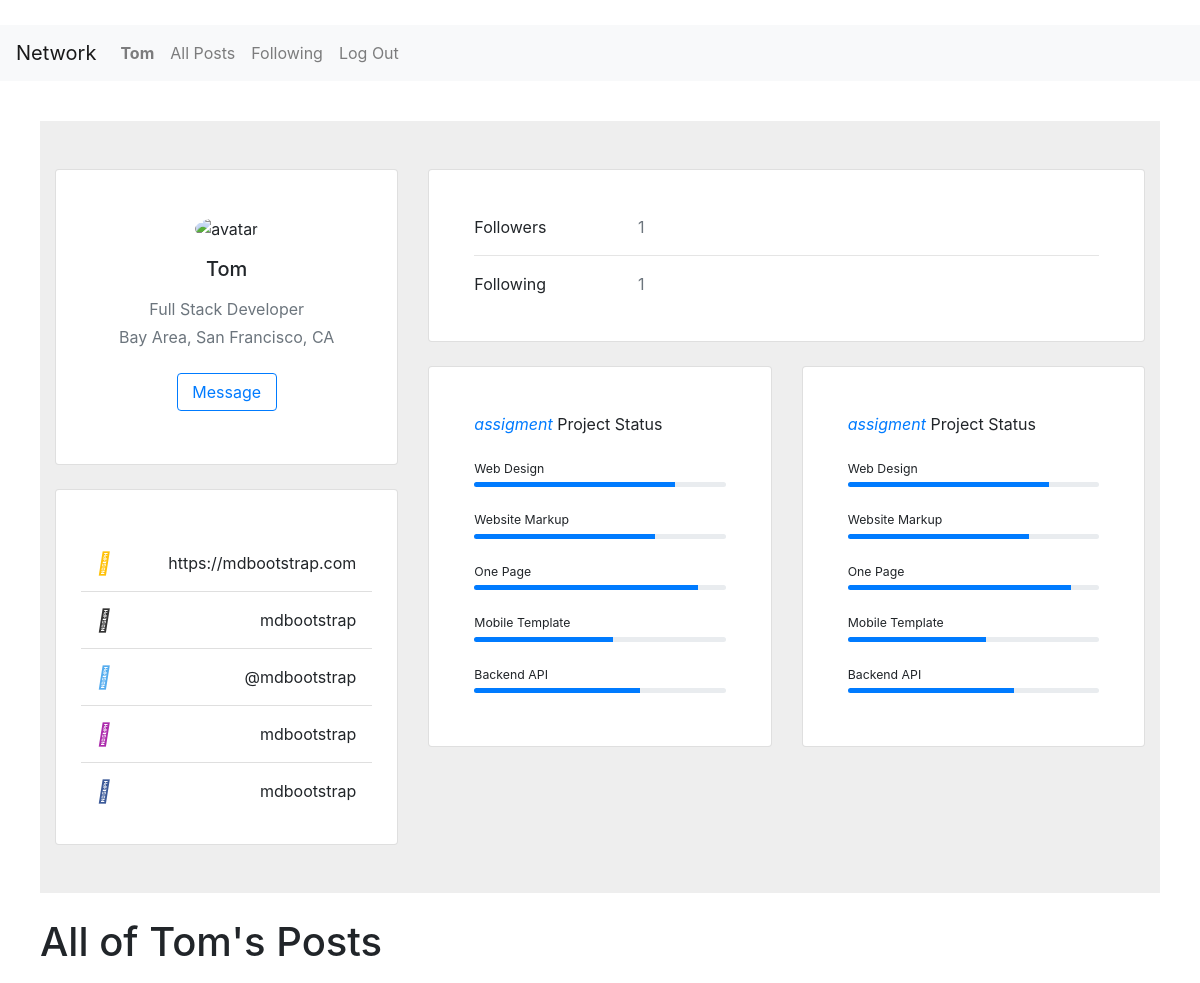
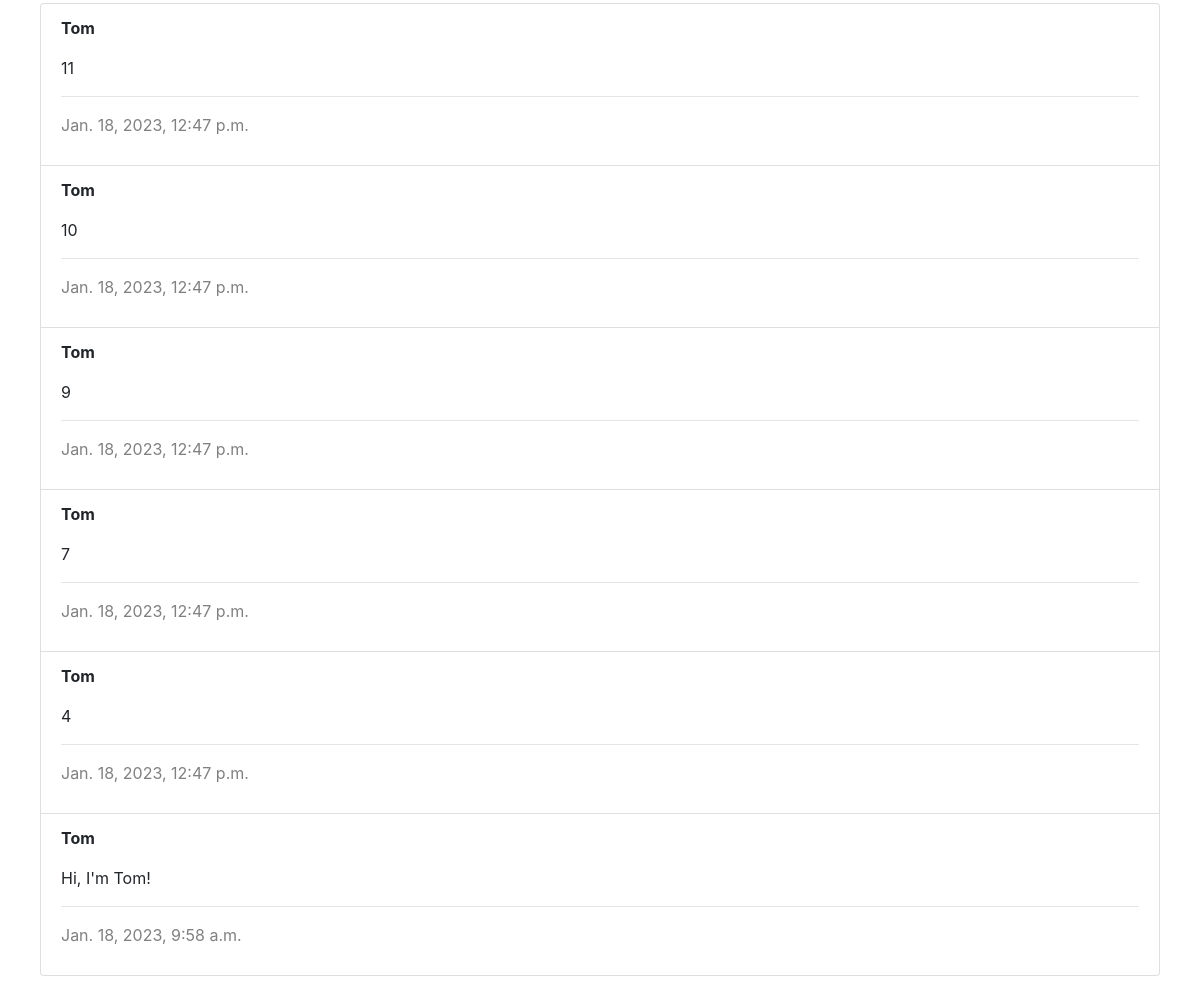
/profile/1 (signed in), run on the app's committed database (2 pictures, top to bottom).
### network/models.py (models this page shows, shortened)
class User(AbstractUser):
    pass

class Post(models.Model):
    author = models.ForeignKey(User, on_delete = models.CASCADE, related_name="author")
    created = models.DateTimeField(default = timezone.now)
    body = models.CharField(max_length = 140)

### network/views.py (the view, shortened to what this page needs)
# urls.py: path("profile/<int:user_id>", views.profile, name="profile"),
def profile(request, user_id):
    request_user = User.objects.get(pk=request.user.id)
    user = User.objects.get(pk=user_id)
    all_posts = Post.objects.filter(author = user).order_by("id").reverse()
    following = Follow.objects.filter(user_following = user)
    followers = Follow.objects.filter(user_followed = user)
    try:
        num = followers.filter(user_following=request.user)
        if len(num) != 0:
            sheep = True
        else:
            sheep = False
    except:
        sheep = False
    return render(request, "network/profile.html", {
        "user": user,
        "all_posts": all_posts,
        "following": following,
        "followers": followers,
        "sheep": sheep
    })

### network/templates/network/profile.html (shortened to what this page needs)
{% extends "network/layout.html" %}
{% block body %}
<section style="background-color: #eee;">
    <div class="container py-5">
      <div class="row">
        <div class="col-lg-4">
          <div class="card mb-4">
            <div class="card-body text-center">
              <img src="https://media.licdn.com/dms/image/D4D03AQGC16hRAnXhkA/profile-displayphoto-shrink_800_800/0/1673990510257?e=1679529600&v=beta&t=9iISj11OPAUNy-UWytREHsjRV-GEFrJtVtb21qDfh7g" alt="avatar"
                class="rounded-circle img-fluid" style="width: 150px;">
              <h5 class="my-3">{{ user.username }}</h5>
              <p class="text-muted mb-1">Full Stack Developer</p>
              <p class="text-muted mb-4">Bay Area, San Francisco, CA</p>
              <div id="hun" class="d-flex justify-content-between mb-2">
                <button id="follow" type="button" class="btn btn-outline-primary m-auto">Message</button>
              </div>
            </div>
          </div>
          <div class="card mb-4 mb-lg-0">
            <div class="card-body p-0">
              <ul class="list-group list-group-flush rounded-3">
                <li class="list-group-item d-flex justify-content-between align-items-center p-3">
                  <i class="fas fa-globe fa-lg text-warning"></i>
                  <p class="mb-0">https://mdbootstrap.com</p>
                </li>
                <li class="list-group-item d-flex justify-content-between align-items-center p-3">
                  <i class="fab fa-github fa-lg" style="color: #333333;"></i>
                  <p class="mb-0">mdbootstrap</p>
                </li>
                <li class="list-group-item d-flex justify-content-between align-items-center p-3">
                  <i class="fab fa-twitter fa-lg" style="color: #55acee;"></i>
                  <p class="mb-0">@mdbootstrap</p>
                </li>
                <li class="list-group-item d-flex justify-content-between align-items-center p-3">
                  <i class="fab fa-instagram fa-lg" style="color: #ac2bac;"></i>
                  <p class="mb-0">mdbootstrap</p>
                </li>
                <li class="list-group-item d-flex justify-content-between align-items-center p-3">
                  <i class="fab fa-facebook-f fa-lg" style="color: #3b5998;"></i>
                  <p class="mb-0">mdbootstrap</p>
                </li>
              </ul>
            </div>
          </div>
        </div>
        <div class="col-lg-8">
          <div class="card mb-4">
            <div class="card-body">
              <div class="row">
                <div class="col-sm-3">
                  <p class="mb-0">Followers</p>
                </div>
                <div class="col-sm-9">
                  <p class="text-muted mb-0">{{ followers.count }}</p>
                </div>
              </div>
              <hr>
              <div class="row">
                <div class="col-sm-3">
                  <p class="mb-0">Following</p>
                </div>
                <div class="col-sm-9">
                  <p class="text-muted mb-0">{{ following.count }}</p>
                </div>
              </div>
            </div>
          </div>
          <div class="row">
            <div class="col-md-6">
              <div class="card mb-4 mb-md-0">
                <div class="card-body">
                  <p class="mb-4"><span class="text-primary font-italic me-1">assigment</span> Project Status
                  </p>
                  <p class="mb-1" style="font-size: .77rem;">Web Design</p>
                  <div class="progress rounded" style="height: 5px;">
                    <div class="progress-bar" role="progressbar" style="width: 80%" aria-valuenow="80"
                      aria-valuemin="0" aria-valuemax="100"></div>
                  </div>
                  <p class="mt-4 mb-1" style="font-size: .77rem;">Website Markup</p>
                  <div class="progress rounded" style="height: 5px;">
                    <div class="progress-bar" role="progressbar" style="width: 72%" aria-valuenow="72"
                      aria-valuemin="0" aria-valuemax="100"></div>
                  </div>
                  <p class="mt-4 mb-1" style="font-size: .77rem;">One Page</p>
                  <div class="progress rounded" style="height: 5px;">
                    <div class="progress-bar" role="progressbar" style="width: 89%" aria-valuenow="89"
                      aria-valuemin="0" aria-valuemax="100"></div>
                  </div>
                  <p class="mt-4 mb-1" style="font-size: .77rem;">Mobile Template</p>
                  <div class="progress rounded" style="height: 5px;">
                    <div class="progress-bar" role="progressbar" style="width: 55%" aria-valuenow="55"
                      aria-valuemin="0" aria-valuemax="100"></div>
                  </div>
                  <p class="mt-4 mb-1" style="font-size: .77rem;">Backend API</p>
                  <div class="progress rounded mb-2" style="height: 5px;">
                    <div class="progress-bar" role="progressbar" style="width: 66%" aria-valuenow="66"
                      aria-valuemin="0" aria-valuemax="100"></div>
                  </div>
                </div>
              </div>
            </div>
            <div class="col-md-6">
              <div class="card mb-4 mb-md-0">
                <div class="card-body">
                  <p class="mb-4"><span class="text-primary font-italic me-1">assigment</span> Project Status
                  </p>
                  <p class="mb-1" style="font-size: .77rem;">Web Design</p>
                  <div class="progress rounded" style="height: 5px;">
                    <div class="progress-bar" role="progressbar" style="width: 80%" aria-valuenow="80"
                      aria-valuemin="0" aria-valuemax="100"></div>
                  </div>
                  <p class="mt-4 mb-1" style="font-size: .77rem;">Website Markup</p>
                  <div class="progress rounded" style="height: 5px;">
                    <div class="progress-bar" role="progressbar" style="width: 72%" aria-valuenow="72"
                      aria-valuemin="0" aria-valuemax="100"></div>
                  </div>
                  <p class="mt-4 mb-1" style="font-size: .77rem;">One Page</p>
                  <div class="progress rounded" style="height: 5px;">
                    <div class="progress-bar" role="progressbar" style="width: 89%" aria-valuenow="89"
                      aria-valuemin="0" aria-valuemax="100"></div>
                  </div>
                  <p class="mt-4 mb-1" style="font-size: .77rem;">Mobile Template</p>
                  <div class="progress rounded" style="height: 5px;">
                    <div class="progress-bar" role="progressbar" style="width: 55%" aria-valuenow="55"
                      aria-valuemin="0" aria-valuemax="100"></div>
                  </div>
                  <p class="mt-4 mb-1" style="font-size: .77rem;">Backend API</p>
                  <div class="progress rounded mb-2" style="height: 5px;">
                    <div class="progress-bar" role="progressbar" style="width: 66%" aria-valuenow="66"
                      aria-valuemin="0" aria-valuemax="100"></div>
                  </div>
                </div>
              </div>
            </div>
          </div>
        </div>
      </div>
    </div>
  </section>
    <h1>All of {{user.username}}'s Posts</h1>
    <div>
        <ul class="list-group">
        {% for post in all_posts %}
            <li class="list-group-item">
                <p> <b>{{ post.author }} </b></p>
                <p> {{ post.body }} </p>
                <hr>
                <p id="timestamp"> {{ post.created }} </p>
            </li>
        {% endfor %}
        </ul>
    </div>
{% endblock %}

### network/templates/network/layout.html (shortened to what this page needs)
{% load static %}
<!DOCTYPE html>
<html lang="en">
    <head>
        <link rel="stylesheet" href="https://stackpath.bootstrapcdn.com/bootstrap/4.4.1/css/bootstrap.min.css">
        <link href="{% static 'network/styles.css' %}" rel="stylesheet">
        <link rel="stylesheet" href="https://cdnjs.cloudflare.com/ajax/libs/font-awesome/4.7.0/css/font-awesome.min.css">
    </head>
    <body>
        <nav class="navbar navbar-expand-lg navbar-light bg-light">
            <a class="navbar-brand" href="{% url 'index' %}">Network</a>
            <div>
              <ul class="navbar-nav mr-auto">
                {% if user.is_authenticated %}
                    <li class="nav-item">
                        <a class="nav-link" href="{% url 'profile' user_id=request.user.id%}"><strong>{{ request.user.username }}</strong></a>
                    </li>
                {% endif %}
                <li class="nav-item">
                  <a class="nav-link" href="{% url 'index' %}">All Posts</a>
                </li>
                {% if user.is_authenticated %}
                    <li class="nav-item">
                        <a class="nav-link" href="{% url 'following' %}">Following</a>
                    </li>
                    <li class="nav-item">
                        <a class="nav-link" href="{% url 'logout' %}">Log Out</a>
                    </li>
                {% endif %}
              </ul>
            </div>
          </nav>
        <div class="body">
            {% block body %}
            {% endblock %}
        </div>
    </body>
</html>

### network/static/network/styles.css (style rules this page uses)
.body { margin: 40px }
.card { padding: 25px; margin-bottom: 25px }
.list-group { margin-top: 20px }
#timestamp { color: gray; }
nav { margin-top: 25px; }
section { margin-bottom: 25px; }
#follow { width: 100px }

### data on the page
User: user.username "Tom", username "Tom"
Post: author "Tom", body "11", created "Jan. 18, 2023, 12:47 p.m."
Post: author "Tom", body "10", created "Jan. 18, 2023, 12:47 p.m."
Post: author "Tom", body "9", created "Jan. 18, 2023, 12:47 p.m."
Post: author "Tom", body "7", created "Jan. 18, 2023, 12:47 p.m."
Post: author "Tom", body "4", created "Jan. 18, 2023, 12:47 p.m."
Post: author "Tom", body "Hi, I'm Tom!", created "Jan. 18, 2023, 9:58 a.m."

### other printed values
{{ followers.count }} "1"
{{ following.count }} "1"
